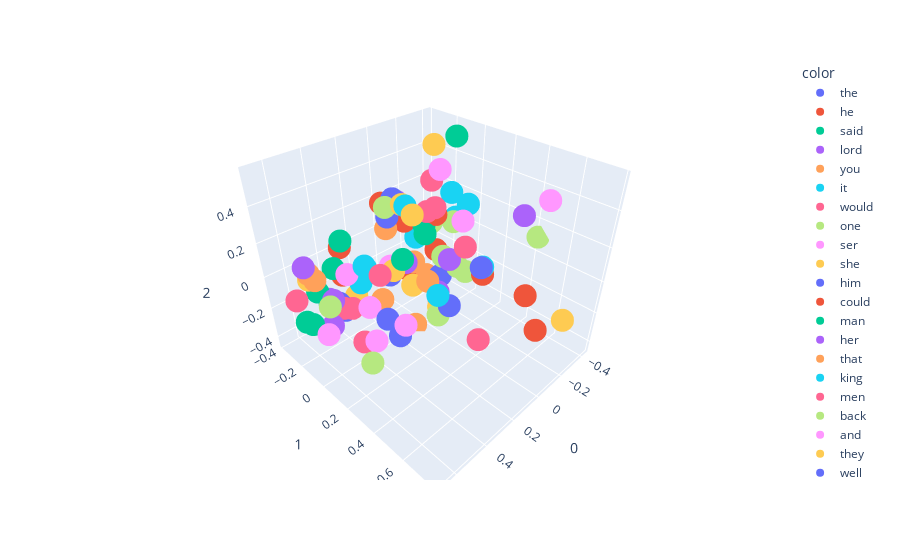

Here is the notebook cell this chart was saved with:
### Code cell
import plotly.express as px
fig = px.scatter_3d(X[:100],x=0,y=1,z=2,color=y[:100])
fig.show()

### Figure 1 — Plotly figure (JSON) as saved in the notebook; plotly's stock layout.template omitted (floating-point values rounded to 4 significant figures)
{"data": [{"hovertemplate": "color=the<br>0=%{x}<br>1=%{y}<br>2=%{z}<extra></extra>", "legendgroup": "the", "marker": {"color": "#636efa", "symbol": "circle"}, "mode": "markers", "name": "the", "scene": "scene", "showlegend": true, "type": "scatter3d", "x": [-0.1182], "y": [0.3012], "z": [0.002852]}, {"hovertemplate": "color=he<br>0=%{x}<br>1=%{y}<br>2=%{z}<extra></extra>", "legendgroup": "he", "marker": {"color": "#EF553B", "symbol": "circle"}, "mode": "markers", "name": "he", "scene": "scene", "showlegend": true, "type": "scatter3d", "x": [0.0288], "y": [-0.1193], "z": [0.167]}, {"hovertemplate": "color=said<br>0=%{x}<br>1=%{y}<br>2=%{z}<extra></extra>", "legendgroup": "said", "marker": {"color": "#00cc96", "symbol": "circle"}, "mode": "markers", "name": "said", "scene": "scene", "showlegend": true, "type": "scatter3d", "x": [0.4869], "y": [-0.04261], "z": [0.2799]}, {"hovertemplate": "color=lord<br>0=%{x}<br>1=%{y}<br>2=%{z}<extra></extra>", "legendgroup": "lord", "marker": {"color": "#ab63fa", "symbol": "circle"}, "mode": "markers", "name": "lord", "scene": "scene", "showlegend": true, "type": "scatter3d", "x": [0.3842], "y": [0.5421], "z": [0.409]}, {"hovertemplate": "color=you<br>0=%{x}<br>1=%{y}<br>2=%{z}<extra></extra>", "legendgroup": "you", "marker": {"color": "#FFA15A", "symbol": "circle"}, "mode": "markers", "name": "you", "scene": "scene", "showlegend": true, "type": "scatter3d", "x": [0.5852], "y": [-0.1509], "z": [0.05072]}, {"hovertemplate": "color=it<br>0=%{x}<br>1=%{y}<br>2=%{z}<extra></extra>", "legendgroup": "it", "marker": {"color": "#19d3f3", "symbol": "circle"}, "mode": "markers", "name": "it", "scene": "scene", "showlegend": true, "type": "scatter3d", "x": [0.1959], "y": [-0.2726], "z": [-0.1256]}, {"hovertemplate": "color=would<br>0=%{x}<br>1=%{y}<br>2=%{z}<extra></extra>", "legendgroup": "would", "marker": {"color": "#FF6692", "symbol": "circle"}, "mode": "markers", "name": "would", "scene": "scene", "showlegend": true, "type": "scatter3d", "x": [0.4511], "y": [-0.05951], "z": [-0.1464]}, {"hovertemplate": "color=one<br>0=%{x}<br>1=%{y}<br>2=%{z}<extra></extra>", "legendgroup": "one", "marker": {"color": "#B6E880", "symbol": "circle"}, "mode": "markers", "name": "one", "scene": "scene", "showlegend": true, "type": "scatter3d", "x": [0.00828], "y": [0.147], "z": [0.06039]}, {"hovertemplate": "color=ser<br>0=%{x}<br>1=%{y}<br>2=%{z}<extra></extra>", "legendgroup": "ser", "marker": {"color": "#FF97FF", "symbol": "circle"}, "mode": "markers", "name": "ser", "scene": "scene", "showlegend": true, "type": "scatter3d", "x": [0.2748], "y": [0.5078], "z": [0.5203]}, {"hovertemplate": "color=she<br>0=%{x}<br>1=%{y}<br>2=%{z}<extra></extra>", "legendgroup": "she", "marker": {"color": "#FECB52", "symbol": "circle"}, "mode": "markers", "name": "she", "scene": "scene", "showlegend": true, "type": "scatter3d", "x": [0.003385], "y": [-0.2328], "z": [0.1716]}, {"hovertemplate": "color=him<br>0=%{x}<br>1=%{y}<br>2=%{z}<extra></extra>", "legendgroup": "him", "marker": {"color": "#636efa", "symbol": "circle"}, "mode": "markers", "name": "him", "scene": "scene", "showlegend": true, "type": "scatter3d", "x": [0.1363], "y": [-0.1286], "z": [0.2309]}, {"hovertemplate": "color=could<br>0=%{x}<br>1=%{y}<br>2=%{z}<extra></extra>", "legendgroup": "could", "marker": {"color": "#EF553B", "symbol": "circle"}, "mode": "markers", "name": "could", "scene": "scene", "showlegend": true, "type": "scatter3d", "x": [0.02109], "y": [-0.1298], "z": [-0.1451]}, {"hovertemplate": "color=man<br>0=%{x}<br>1=%{y}<br>2=%{z}<extra></extra>", "legendgroup": "man", "marker": {"color": "#00cc96", "symbol": "circle"}, "mode": "markers", "name": "man", "scene": "scene", "showlegend": true, "type": "scatter3d", "x": [0.08053], "y": [0.09281], "z": [0.2018]}, {"hovertemplate": "color=her<br>0=%{x}<br>1=%{y}<br>2=%{z}<extra></extra>", "legendgroup": "her", "marker": {"color": "#ab63fa", "symbol": "circle"}, "mode": "markers", "name": "her", "scene": "scene", "showlegend": true, "type": "scatter3d", "x": [0.06017], "y": [-0.1404], "z": [0.2882]}, {"hovertemplate": "color=that<br>0=%{x}<br>1=%{y}<br>2=%{z}<extra></extra>", "legendgroup": "that", "marker": {"color": "#FFA15A", "symbol": "circle"}, "mode": "markers", "name": "that", "scene": "scene", "showlegend": true, "type": "scatter3d", "x": [0.5925], "y": [-0.1921], "z": [0.07147]}, {"hovertemplate": "color=king<br>0=%{x}<br>1=%{y}<br>2=%{z}<extra></extra>", "legendgroup": "king", "marker": {"color": "#19d3f3", "symbol": "circle"}, "mode": "markers", "name": "king", "scene": "scene", "showlegend": true, "type": "scatter3d", "x": [0.3872], "y": [0.4843], "z": [0.2035]}, {"hovertemplate": "color=men<br>0=%{x}<br>1=%{y}<br>2=%{z}<extra></extra>", "legendgroup": "men", "marker": {"color": "#FF6692", "symbol": "circle"}, "mode": "markers", "name": "men", "scene": "scene", "showlegend": true, "type": "scatter3d", "x": [0.07257], "y": [0.4635], "z": [-0.2664]}, {"hovertemplate": "color=back<br>0=%{x}<br>1=%{y}<br>2=%{z}<extra></extra>", "legendgroup": "back", "marker": {"color": "#B6E880", "symbol": "circle"}, "mode": "markers", "name": "back", "scene": "scene", "showlegend": true, "type": "scatter3d", "x": [-0.2114], "y": [0.01404], "z": [0.1209]}, {"hovertemplate": "color=and<br>0=%{x}<br>1=%{y}<br>2=%{z}<extra></extra>", "legendgroup": "and", "marker": {"color": "#FF97FF", "symbol": "circle"}, "mode": "markers", "name": "and", "scene": "scene", "showlegend": true, "type": "scatter3d", "x": [0.4064], "y": [0.2975], "z": [-0.06497]}, {"hovertemplate": "color=they<br>0=%{x}<br>1=%{y}<br>2=%{z}<extra></extra>", "legendgroup": "they", "marker": {"color": "#FECB52", "symbol": "circle"}, "mode": "markers", "name": "they", "scene": "scene", "showlegend": true, "type": "scatter3d", "x": [-0.0174], "y": [0.09507], "z": [-0.3174]}, {"hovertemplate": "color=well<br>0=%{x}<br>1=%{y}<br>2=%{z}<extra></extra>", "legendgroup": "well", "marker": {"color": "#636efa", "symbol": "circle"}, "mode": "markers", "name": "well", "scene": "scene", "showlegend": true, "type": "scatter3d", "x": [0.4368], "y": [0.2052], "z": [-0.06605]}, {"hovertemplate": "color=like<br>0=%{x}<br>1=%{y}<br>2=%{z}<extra></extra>", "legendgroup": "like", "marker": {"color": "#EF553B", "symbol": "circle"}, "mode": "markers", "name": "like", "scene": "scene", "showlegend": true, "type": "scatter3d", "x": [-0.2158], "y": [-0.1232], "z": [-0.1255]}, {"hovertemplate": "color=jon<br>0=%{x}<br>1=%{y}<br>2=%{z}<extra></extra>", "legendgroup": "jon", "marker": {"color": "#00cc96", "symbol": "circle"}, "mode": "markers", "name": "jon", "scene": "scene", "showlegend": true, "type": "scatter3d", "x": [0.005001], "y": [0.007005], "z": [0.1851]}, {"hovertemplate": "color=me<br>0=%{x}<br>1=%{y}<br>2=%{z}<extra></extra>", "legendgroup": "me", "marker": {"color": "#ab63fa", "symbol": "circle"}, "mode": "markers", "name": "me", "scene": "scene", "showlegend": true, "type": "scatter3d", "x": [0.6087], "y": [-0.1979], "z": [0.1147]}, {"hovertemplate": "color=them<br>0=%{x}<br>1=%{y}<br>2=%{z}<extra></extra>", "legendgroup": "them", "marker": {"color": "#FFA15A", "symbol": "circle"}, "mode": "markers", "name": "them", "scene": "scene", "showlegend": true, "type": "scatter3d", "x": [-0.0525], "y": [0.06281], "z": [-0.3017]}, {"hovertemplate": "color=his<br>0=%{x}<br>1=%{y}<br>2=%{z}<extra></extra>", "legendgroup": "his", "marker": {"color": "#19d3f3", "symbol": "circle"}, "mode": "markers", "name": "his", "scene": "scene", "showlegend": true, "type": "scatter3d", "x": [0.02042], "y": [0.3135], "z": [0.4262]}, {"hovertemplate": "color=father<br>0=%{x}<br>1=%{y}<br>2=%{z}<extra></extra>", "legendgroup": "father", "marker": {"color": "#FF6692", "symbol": "circle"}, "mode": "markers", "name": "father", "scene": "scene", "showlegend": true, "type": "scatter3d", "x": [0.5336], "y": [0.2955], "z": [0.2841]}, {"hovertemplate": "color=old<br>0=%{x}<br>1=%{y}<br>2=%{z}<extra></extra>", "legendgroup": "old", "marker": {"color": "#B6E880", "symbol": "circle"}, "mode": "markers", "name": "old", "scene": "scene", "showlegend": true, "type": "scatter3d", "x": [0.03195], "y": [0.2704], "z": [0.06903]}, {"hovertemplate": "color=hand<br>0=%{x}<br>1=%{y}<br>2=%{z}<extra></extra>", "legendgroup": "hand", "marker": {"color": "#FF97FF", "symbol": "circle"}, "mode": "markers", "name": "hand", "scene": "scene", "showlegend": true, "type": "scatter3d", "x": [-0.07069], "y": [0.04604], "z": [0.481]}, {"hovertemplate": "color=even<br>0=%{x}<br>1=%{y}<br>2=%{z}<extra></extra>", "legendgroup": "even", "marker": {"color": "#FECB52", "symbol": "circle"}, "mode": "markers", "name": "even", "scene": "scene", "showlegend": true, "type": "scatter3d", "x": [0.06986], "y": [-0.02036], "z": [-0.1807]}, {"hovertemplate": "color=tyrion<br>0=%{x}<br>1=%{y}<br>2=%{z}<extra></extra>", "legendgroup": "tyrion", "marker": {"color": "#636efa", "symbol": "circle"}, "mode": "markers", "name": "tyrion", "scene": "scene", "showlegend": true, "type": "scatter3d", "x": [0.09631], "y": [-0.1287], "z": [0.3201]}, {"hovertemplate": "color=never<br>0=%{x}<br>1=%{y}<br>2=%{z}<extra></extra>", "legendgroup": "never", "marker": {"color": "#EF553B", "symbol": "circle"}, "mode": "markers", "name": "never", "scene": "scene", "showlegend": true, "type": "scatter3d", "x": [0.4241], "y": [-0.1548], "z": [-0.0008161]}, {"hovertemplate": "color=know<br>0=%{x}<br>1=%{y}<br>2=%{z}<extra></extra>", "legendgroup": "know", "marker": {"color": "#00cc96", "symbol": "circle"}, "mode": "markers", "name": "know", "scene": "scene", "showlegend": true, "type": "scatter3d", "x": [0.6724], "y": [-0.07626], "z": [-0.128]}, {"hovertemplate": "color=see<br>0=%{x}<br>1=%{y}<br>2=%{z}<extra></extra>", "legendgroup": "see", "marker": {"color": "#ab63fa", "symbol": "circle"}, "mode": "markers", "name": "see", "scene": "scene", "showlegend": true, "type": "scatter3d", "x": [0.07296], "y": [-0.06547], "z": [-0.04945]}, {"hovertemplate": "color=there<br>0=%{x}<br>1=%{y}<br>2=%{z}<extra></extra>", "legendgroup": "there", "marker": {"color": "#FFA15A", "symbol": "circle"}, "mode": "markers", "name": "there", "scene": "scene", "showlegend": true, "type": "scatter3d", "x": [0.08073], "y": [0.006159], "z": [-0.443]}, {"hovertemplate": "color=made<br>0=%{x}<br>1=%{y}<br>2=%{z}<extra></extra>", "legendgroup": "made", "marker": {"color": "#19d3f3", "symbol": "circle"}, "mode": "markers", "name": "made", "scene": "scene", "showlegend": true, "type": "scatter3d", "x": [-0.06284], "y": [-0.1303], "z": [0.02359]}, {"hovertemplate": "color=eyes<br>0=%{x}<br>1=%{y}<br>2=%{z}<extra></extra>", "legendgroup": "eyes", "marker": {"color": "#FF6692", "symbol": "circle"}, "mode": "markers", "name": "eyes", "scene": "scene", "showlegend": true, "type": "scatter3d", "x": [-0.2334], "y": [-0.176], "z": [0.2963]}, {"hovertemplate": "color=black<br>0=%{x}<br>1=%{y}<br>2=%{z}<extra></extra>", "legendgroup": "black", "marker": {"color": "#B6E880", "symbol": "circle"}, "mode": "markers", "name": "black", "scene": "scene", "showlegend": true, "type": "scatter3d", "x": [-0.4228], "y": [0.423], "z": [0.1079]}, {"hovertemplate": "color=told<br>0=%{x}<br>1=%{y}<br>2=%{z}<extra></extra>", "legendgroup": "told", "marker": {"color": "#FF97FF", "symbol": "circle"}, "mode": "markers", "name": "told", "scene": "scene", "showlegend": true, "type": "scatter3d", "x": [0.4647], "y": [-0.05264], "z": [0.07598]}, {"hovertemplate": "color=lady<br>0=%{x}<br>1=%{y}<br>2=%{z}<extra></extra>", "legendgroup": "lady", "marker": {"color": "#FECB52", "symbol": "circle"}, "mode": "markers", "name": "lady", "scene": "scene", "showlegend": true, "type": "scatter3d", "x": [0.4218], "y": [0.3778], "z": [0.5537]}, {"hovertemplate": "color=we<br>0=%{x}<br>1=%{y}<br>2=%{z}<extra></extra>", "legendgroup": "we", "marker": {"color": "#636efa", "symbol": "circle"}, "mode": "markers", "name": "we", "scene": "scene", "showlegend": true, "type": "scatter3d", "x": [0.3023], "y": [0.1302], "z": [-0.3075]}, {"hovertemplate": "color=thought<br>0=%{x}<br>1=%{y}<br>2=%{z}<extra></extra>", "legendgroup": "thought", "marker": {"color": "#EF553B", "symbol": "circle"}, "mode": "markers", "name": "thought", "scene": "scene", "showlegend": true, "type": "scatter3d", "x": [0.3192], "y": [-0.3169], "z": [0.04328]}, {"hovertemplate": "color=no<br>0=%{x}<br>1=%{y}<br>2=%{z}<extra></extra>", "legendgroup": "no", "marker": {"color": "#00cc96", "symbol": "circle"}, "mode": "markers", "name": "no", "scene": "scene", "showlegend": true, "type": "scatter3d", "x": [0.4761], "y": [-0.1501], "z": [0.06854]}, {"hovertemplate": "color=if<br>0=%{x}<br>1=%{y}<br>2=%{z}<extra></extra>", "legendgroup": "if", "marker": {"color": "#ab63fa", "symbol": "circle"}, "mode": "markers", "name": "if", "scene": "scene", "showlegend": true, "type": "scatter3d", "x": [0.5952], "y": [-0.02549], "z": [-0.1534]}, {"hovertemplate": "color=time<br>0=%{x}<br>1=%{y}<br>2=%{z}<extra></extra>", "legendgroup": "time", "marker": {"color": "#FFA15A", "symbol": "circle"}, "mode": "markers", "name": "time", "scene": "scene", "showlegend": true, "type": "scatter3d", "x": [0.03604], "y": [-0.04508], "z": [-0.05379]}, {"hovertemplate": "color=long<br>0=%{x}<br>1=%{y}<br>2=%{z}<extra></extra>", "legendgroup": "long", "marker": {"color": "#19d3f3", "symbol": "circle"}, "mode": "markers", "name": "long", "scene": "scene", "showlegend": true, "type": "scatter3d", "x": [-0.2459], "y": [0.209], "z": [-0.1013]}, {"hovertemplate": "color=might<br>0=%{x}<br>1=%{y}<br>2=%{z}<extra></extra>", "legendgroup": "might", "marker": {"color": "#FF6692", "symbol": "circle"}, "mode": "markers", "name": "might", "scene": "scene", "showlegend": true, "type": "scatter3d", "x": [0.5089], "y": [-0.04565], "z": [-0.1042]}, {"hovertemplate": "color=us<br>0=%{x}<br>1=%{y}<br>2=%{z}<extra></extra>", "legendgroup": "us", "marker": {"color": "#B6E880", "symbol": "circle"}, "mode": "markers", "name": "us", "scene": "scene", "showlegend": true, "type": "scatter3d", "x": [0.5391], "y": [0.194], "z": [-0.2904]}, {"hovertemplate": "color=come<br>0=%{x}<br>1=%{y}<br>2=%{z}<extra></extra>", "legendgroup": "come", "marker": {"color": "#FF97FF", "symbol": "circle"}, "mode": "markers", "name": "come", "scene": "scene", "showlegend": true, "type": "scatter3d", "x": [0.4141], "y": [0.07281], "z": [-0.3083]}, {"hovertemplate": "color=face<br>0=%{x}<br>1=%{y}<br>2=%{z}<extra></extra>", "legendgroup": "face", "marker": {"color": "#FECB52", "symbol": "circle"}, "mode": "markers", "name": "face", "scene": "scene", "showlegend": true, "type": "scatter3d", "x": [-0.3104], "y": [-0.2354], "z": [0.4634]}, {"hovertemplate": "color=still<br>0=%{x}<br>1=%{y}<br>2=%{z}<extra></extra>", "legendgroup": "still", "marker": {"color": "#636efa", "symbol": "circle"}, "mode": "markers", "name": "still", "scene": "scene", "showlegend": true, "type": "scatter3d", "x": [-0.1302], "y": [-0.003985], "z": [-0.2074]}, {"hovertemplate": "color=when<br>0=%{x}<br>1=%{y}<br>2=%{z}<extra></extra>", "legendgroup": "when", "marker": {"color": "#EF553B", "symbol": "circle"}, "mode": "markers", "name": "when", "scene": "scene", "showlegend": true, "type": "scatter3d", "x": [-0.03786], "y": [0.05049], "z": [0.2475]}, {"hovertemplate": "color=head<br>0=%{x}<br>1=%{y}<br>2=%{z}<extra></extra>", "legendgroup": "head", "marker": {"color": "#00cc96", "symbol": "circle"}, "mode": "markers", "name": "head", "scene": "scene", "showlegend": true, "type": "scatter3d", "x": [-0.2973], "y": [-0.0567], "z": [0.5611]}, {"hovertemplate": "color=red<br>0=%{x}<br>1=%{y}<br>2=%{z}<extra></extra>", "legendgroup": "red", "marker": {"color": "#ab63fa", "symbol": "circle"}, "mode": "markers", "name": "red", "scene": "scene", "showlegend": true, "type": "scatter3d", "x": [-0.3306], "y": [0.3848], "z": [0.2575]}, {"hovertemplate": "color=way<br>0=%{x}<br>1=%{y}<br>2=%{z}<extra></extra>", "legendgroup": "way", "marker": {"color": "#FFA15A", "symbol": "circle"}, "mode": "markers", "name": "way", "scene": "scene", "showlegend": true, "type": "scatter3d", "x": [-0.09206], "y": [-0.08289], "z": [-0.2225]}, {"hovertemplate": "color=boy<br>0=%{x}<br>1=%{y}<br>2=%{z}<extra></extra>", "legendgroup": "boy", "marker": {"color": "#19d3f3", "symbol": "circle"}, "mode": "markers", "name": "boy", "scene": "scene", "showlegend": true, "type": "scatter3d", "x": [0.3139], "y": [0.2153], "z": [0.4911]}, {"hovertemplate": "color=page<br>0=%{x}<br>1=%{y}<br>2=%{z}<extra></extra>", "legendgroup": "page", "marker": {"color": "#FF6692", "symbol": "circle"}, "mode": "markers", "name": "page", "scene": "scene", "showlegend": true, "type": "scatter3d", "x": [0.1837], "y": [0.2134], "z": [0.4134]}, {"hovertemplate": "color=but<br>0=%{x}<br>1=%{y}<br>2=%{z}<extra></extra>", "legendgroup": "but", "marker": {"color": "#B6E880", "symbol": "circle"}, "mode": "markers", "name": "but", "scene": "scene", "showlegend": true, "type": "scatter3d", "x": [0.5975], "y": [-0.02358], "z": [-0.03079]}, {"hovertemplate": "color=must<br>0=%{x}<br>1=%{y}<br>2=%{z}<extra></extra>", "legendgroup": "must", "marker": {"color": "#FF97FF", "symbol": "circle"}, "mode": "markers", "name": "must", "scene": "scene", "showlegend": true, "type": "scatter3d", "x": [0.6507], "y": [0.01782], "z": [-0.1465]}, {"hovertemplate": "color=queen<br>0=%{x}<br>1=%{y}<br>2=%{z}<extra></extra>", "legendgroup": "queen", "marker": {"color": "#FECB52", "symbol": "circle"}, "mode": "markers", "name": "queen", "scene": "scene", "showlegend": true, "type": "scatter3d", "x": [0.479], "y": [0.3182], "z": [0.2922]}, {"hovertemplate": "color=good<br>0=%{x}<br>1=%{y}<br>2=%{z}<extra></extra>", "legendgroup": "good", "marker": {"color": "#636efa", "symbol": "circle"}, "mode": "markers", "name": "good", "scene": "scene", "showlegend": true, "type": "scatter3d", "x": [0.5069], "y": [-0.08479], "z": [-0.09553]}, {"hovertemplate": "color=two<br>0=%{x}<br>1=%{y}<br>2=%{z}<extra></extra>", "legendgroup": "two", "marker": {"color": "#EF553B", "symbol": "circle"}, "mode": "markers", "name": "two", "scene": "scene", "showlegend": true, "type": "scatter3d", "x": [-0.1967], "y": [0.5341], "z": [-0.09483]}, {"hovertemplate": "color=brother<br>0=%{x}<br>1=%{y}<br>2=%{z}<extra></extra>", "legendgroup": "brother", "marker": {"color": "#00cc96", "symbol": "circle"}, "mode": "markers", "name": "brother", "scene": "scene", "showlegend": true, "type": "scatter3d", "x": [0.5287], "y": [0.4344], "z": [0.4268]}, {"hovertemplate": "color=night<br>0=%{x}<br>1=%{y}<br>2=%{z}<extra></extra>", "legendgroup": "night", "marker": {"color": "#ab63fa", "symbol": "circle"}, "mode": "markers", "name": "night", "scene": "scene", "showlegend": true, "type": "scatter3d", "x": [-0.0005232], "y": [0.1062], "z": [-0.1973]}, {"hovertemplate": "color=little<br>0=%{x}<br>1=%{y}<br>2=%{z}<extra></extra>", "legendgroup": "little", "marker": {"color": "#FFA15A", "symbol": "circle"}, "mode": "markers", "name": "little", "scene": "scene", "showlegend": true, "type": "scatter3d", "x": [0.1351], "y": [-0.1454], "z": [0.155]}, {"hovertemplate": "color=ll<br>0=%{x}<br>1=%{y}<br>2=%{z}<extra></extra>", "legendgroup": "ll", "marker": {"color": "#19d3f3", "symbol": "circle"}, "mode": "markers", "name": "ll", "scene": "scene", "showlegend": true, "type": "scatter3d", "x": [0.2922], "y": [-0.191], "z": [-0.1376]}, {"hovertemplate": "color=took<br>0=%{x}<br>1=%{y}<br>2=%{z}<extra></extra>", "legendgroup": "took", "marker": {"color": "#FF6692", "symbol": "circle"}, "mode": "markers", "name": "took", "scene": "scene", "showlegend": true, "type": "scatter3d", "x": [0.004529], "y": [0.08627], "z": [0.3161]}, {"hovertemplate": "color=came<br>0=%{x}<br>1=%{y}<br>2=%{z}<extra></extra>", "legendgroup": "came", "marker": {"color": "#B6E880", "symbol": "circle"}, "mode": "markers", "name": "came", "scene": "scene", "showlegend": true, "type": "scatter3d", "x": [-0.2352], "y": [0.09298], "z": [-0.1845]}, {"hovertemplate": "color=though<br>0=%{x}<br>1=%{y}<br>2=%{z}<extra></extra>", "legendgroup": "though", "marker": {"color": "#FF97FF", "symbol": "circle"}, "mode": "markers", "name": "though", "scene": "scene", "showlegend": true, "type": "scatter3d", "x": [0.1222], "y": [-0.1407], "z": [-0.08616]}, {"hovertemplate": "color=say<br>0=%{x}<br>1=%{y}<br>2=%{z}<extra></extra>", "legendgroup": "say", "marker": {"color": "#FECB52", "symbol": "circle"}, "mode": "markers", "name": "say", "scene": "scene", "showlegend": true, "type": "scatter3d", "x": [0.5961], "y": [-0.1902], "z": [0.03923]}, {"hovertemplate": "color=now<br>0=%{x}<br>1=%{y}<br>2=%{z}<extra></extra>", "legendgroup": "now", "marker": {"color": "#636efa", "symbol": "circle"}, "mode": "markers", "name": "now", "scene": "scene", "showlegend": true, "type": "scatter3d", "x": [0.396], "y": [-0.2118], "z": [-0.2817]}, {"hovertemplate": "color=three<br>0=%{x}<br>1=%{y}<br>2=%{z}<extra></extra>", "legendgroup": "three", "marker": {"color": "#EF553B", "symbol": "circle"}, "mode": "markers", "name": "three", "scene": "scene", "showlegend": true, "type": "scatter3d", "x": [-0.06548], "y": [0.6967], "z": [-0.1427]}, {"hovertemplate": "color=what<br>0=%{x}<br>1=%{y}<br>2=%{z}<extra></extra>", "legendgroup": "what", "marker": {"color": "#00cc96", "symbol": "circle"}, "mode": "markers", "name": "what", "scene": "scene", "showlegend": true, "type": "scatter3d", "x": [0.6769], "y": [-0.1255], "z": [-0.1407]}, {"hovertemplate": "color=away<br>0=%{x}<br>1=%{y}<br>2=%{z}<extra></extra>", "legendgroup": "away", "marker": {"color": "#ab63fa", "symbol": "circle"}, "mode": "markers", "name": "away", "scene": "scene", "showlegend": true, "type": "scatter3d", "x": [-0.264], "y": [-0.2162], "z": [0.02087]}, {"hovertemplate": "color=dead<br>0=%{x}<br>1=%{y}<br>2=%{z}<extra></extra>", "legendgroup": "dead", "marker": {"color": "#FFA15A", "symbol": "circle"}, "mode": "markers", "name": "dead", "scene": "scene", "showlegend": true, "type": "scatter3d", "x": [0.05486], "y": [0.08299], "z": [-0.1074]}, {"hovertemplate": "color=my<br>0=%{x}<br>1=%{y}<br>2=%{z}<extra></extra>", "legendgroup": "my", "marker": {"color": "#19d3f3", "symbol": "circle"}, "mode": "markers", "name": "my", "scene": "scene", "showlegend": true, "type": "scatter3d", "x": [0.5344], "y": [0.1917], "z": [0.2801]}, {"hovertemplate": "color=son<br>0=%{x}<br>1=%{y}<br>2=%{z}<extra></extra>", "legendgroup": "son", "marker": {"color": "#FF6692", "symbol": "circle"}, "mode": "markers", "name": "son", "scene": "scene", "showlegend": true, "type": "scatter3d", "x": [0.4442], "y": [0.6713], "z": [0.5512]}, {"hovertemplate": "color=blood<br>0=%{x}<br>1=%{y}<br>2=%{z}<extra></extra>", "legendgroup": "blood", "marker": {"color": "#B6E880", "symbol": "circle"}, "mode": "markers", "name": "blood", "scene": "scene", "showlegend": true, "type": "scatter3d", "x": [-0.2022], "y": [-0.1492], "z": [0.05439]}, {"hovertemplate": "color=take<br>0=%{x}<br>1=%{y}<br>2=%{z}<extra></extra>", "legendgroup": "take", "marker": {"color": "#FF97FF", "symbol": "circle"}, "mode": "markers", "name": "take", "scene": "scene", "showlegend": true, "type": "scatter3d", "x": [0.471], "y": [0.1183], "z": [-0.02536]}, {"hovertemplate": "color=go<br>0=%{x}<br>1=%{y}<br>2=%{z}<extra></extra>", "legendgroup": "go", "marker": {"color": "#FECB52", "symbol": "circle"}, "mode": "markers", "name": "go", "scene": "scene", "showlegend": true, "type": "scatter3d", "x": [0.3138], "y": [-0.2126], "z": [-0.2266]}, {"hovertemplate": "color=your<br>0=%{x}<br>1=%{y}<br>2=%{z}<extra></extra>", "legendgroup": "your", "marker": {"color": "#636efa", "symbol": "circle"}, "mode": "markers", "name": "your", "scene": "scene", "showlegend": true, "type": "scatter3d", "x": [0.3946], "y": [0.1897], "z": [0.1608]}, {"hovertemplate": "color=half<br>0=%{x}<br>1=%{y}<br>2=%{z}<extra></extra>", "legendgroup": "half", "marker": {"color": "#EF553B", "symbol": "circle"}, "mode": "markers", "name": "half", "scene": "scene", "showlegend": true, "type": "scatter3d", "x": [-0.2686], "y": [0.1942], "z": [-0.1701]}, {"hovertemplate": "color=make<br>0=%{x}<br>1=%{y}<br>2=%{z}<extra></extra>", "legendgroup": "make", "marker": {"color": "#00cc96", "symbol": "circle"}, "mode": "markers", "name": "make", "scene": "scene", "showlegend": true, "type": "scatter3d", "x": [0.4838], "y": [-0.2146], "z": [-0.1901]}, {"hovertemplate": "color=this<br>0=%{x}<br>1=%{y}<br>2=%{z}<extra></extra>", "legendgroup": "this", "marker": {"color": "#ab63fa", "symbol": "circle"}, "mode": "markers", "name": "this", "scene": "scene", "showlegend": true, "type": "scatter3d", "x": [0.5413], "y": [-0.07956], "z": [-0.05513]}, {"hovertemplate": "color=arya<br>0=%{x}<br>1=%{y}<br>2=%{z}<extra></extra>", "legendgroup": "arya", "marker": {"color": "#FFA15A", "symbol": "circle"}, "mode": "markers", "name": "arya", "scene": "scene", "showlegend": true, "type": "scatter3d", "x": [-0.08725], "y": [-0.3778], "z": [0.09636]}, {"hovertemplate": "color=saw<br>0=%{x}<br>1=%{y}<br>2=%{z}<extra></extra>", "legendgroup": "saw", "marker": {"color": "#19d3f3", "symbol": "circle"}, "mode": "markers", "name": "saw", "scene": "scene", "showlegend": true, "type": "scatter3d", "x": [-0.282], "y": [-0.03565], "z": [0.1017]}, {"hovertemplate": "color=all<br>0=%{x}<br>1=%{y}<br>2=%{z}<extra></extra>", "legendgroup": "all", "marker": {"color": "#FF6692", "symbol": "circle"}, "mode": "markers", "name": "all", "scene": "scene", "showlegend": true, "type": "scatter3d", "x": [0.4157], "y": [-0.0333], "z": [-0.3851]}, {"hovertemplate": "color=day<br>0=%{x}<br>1=%{y}<br>2=%{z}<extra></extra>", "legendgroup": "day", "marker": {"color": "#B6E880", "symbol": "circle"}, "mode": "markers", "name": "day", "scene": "scene", "showlegend": true, "type": "scatter3d", "x": [0.1055], "y": [0.2113], "z": [-0.2349]}, {"hovertemplate": "color=white<br>0=%{x}<br>1=%{y}<br>2=%{z}<extra></extra>", "legendgroup": "white", "marker": {"color": "#FF97FF", "symbol": "circle"}, "mode": "markers", "name": "white", "scene": "scene", "showlegend": true, "type": "scatter3d", "x": [-0.3885], "y": [0.4858], "z": [0.3572]}, {"hovertemplate": "color=jaime<br>0=%{x}<br>1=%{y}<br>2=%{z}<extra></extra>", "legendgroup": "jaime", "marker": {"color": "#FECB52", "symbol": "circle"}, "mode": "markers", "name": "jaime", "scene": "scene", "showlegend": true, "type": "scatter3d", "x": [0.2164], "y": [0.08091], "z": [0.4106]}, {"hovertemplate": "color=first<br>0=%{x}<br>1=%{y}<br>2=%{z}<extra></extra>", "legendgroup": "first", "marker": {"color": "#636efa", "symbol": "circle"}, "mode": "markers", "name": "first", "scene": "scene", "showlegend": true, "type": "scatter3d", "x": [0.1959], "y": [0.3731], "z": [-0.02624]}, {"hovertemplate": "color=look<br>0=%{x}<br>1=%{y}<br>2=%{z}<extra></extra>", "legendgroup": "look", "marker": {"color": "#EF553B", "symbol": "circle"}, "mode": "markers", "name": "look", "scene": "scene", "showlegend": true, "type": "scatter3d", "x": [0.05534], "y": [-0.2747], "z": [0.2262]}, {"hovertemplate": "color=want<br>0=%{x}<br>1=%{y}<br>2=%{z}<extra></extra>", "legendgroup": "want", "marker": {"color": "#00cc96", "symbol": "circle"}, "mode": "markers", "name": "want", "scene": "scene", "showlegend": true, "type": "scatter3d", "x": [0.5283], "y": [-0.245], "z": [-0.1008]}, {"hovertemplate": "color=much<br>0=%{x}<br>1=%{y}<br>2=%{z}<extra></extra>", "legendgroup": "much", "marker": {"color": "#ab63fa", "symbol": "circle"}, "mode": "markers", "name": "much", "scene": "scene", "showlegend": true, "type": "scatter3d", "x": [0.4745], "y": [-0.2292], "z": [-0.1699]}, {"hovertemplate": "color=enough<br>0=%{x}<br>1=%{y}<br>2=%{z}<extra></extra>", "legendgroup": "enough", "marker": {"color": "#FFA15A", "symbol": "circle"}, "mode": "markers", "name": "enough", "scene": "scene", "showlegend": true, "type": "scatter3d", "x": [0.1857], "y": [-0.1478], "z": [-0.2886]}, {"hovertemplate": "color=sword<br>0=%{x}<br>1=%{y}<br>2=%{z}<extra></extra>", "legendgroup": "sword", "marker": {"color": "#19d3f3", "symbol": "circle"}, "mode": "markers", "name": "sword", "scene": "scene", "showlegend": true, "type": "scatter3d", "x": [-0.1039], "y": [0.09561], "z": [0.3638]}, {"hovertemplate": "color=tell<br>0=%{x}<br>1=%{y}<br>2=%{z}<extra></extra>", "legendgroup": "tell", "marker": {"color": "#FF6692", "symbol": "circle"}, "mode": "markers", "name": "tell", "scene": "scene", "showlegend": true, "type": "scatter3d", "x": [0.6797], "y": [-0.1842], "z": [-0.03904]}, {"hovertemplate": "color=girl<br>0=%{x}<br>1=%{y}<br>2=%{z}<extra></extra>", "legendgroup": "girl", "marker": {"color": "#B6E880", "symbol": "circle"}, "mode": "markers", "name": "girl", "scene": "scene", "showlegend": true, "type": "scatter3d", "x": [0.2563], "y": [0.006383], "z": [0.3827]}, {"hovertemplate": "color=bran<br>0=%{x}<br>1=%{y}<br>2=%{z}<extra></extra>", "legendgroup": "bran", "marker": {"color": "#FF97FF", "symbol": "circle"}, "mode": "markers", "name": "bran", "scene": "scene", "showlegend": true, "type": "scatter3d", "x": [-0.04724], "y": [-0.3242], "z": [0.05527]}, {"hovertemplate": "color=great<br>0=%{x}<br>1=%{y}<br>2=%{z}<extra></extra>", "legendgroup": "great", "marker": {"color": "#FECB52", "symbol": "circle"}, "mode": "markers", "name": "great", "scene": "scene", "showlegend": true, "type": "scatter3d", "x": [-0.1652], "y": [0.776], "z": [-0.09181]}], "layout": {"legend": {"title": {"text": "color"}, "tracegroupgap": 0}, "margin": {"t": 60}, "scene": {"domain": {"x": [0, 1], "y": [0, 1]}, "xaxis": {"title": {"text": "0"}}, "yaxis": {"title": {"text": "1"}}, "zaxis": {"title": {"text": "2"}}}}}
